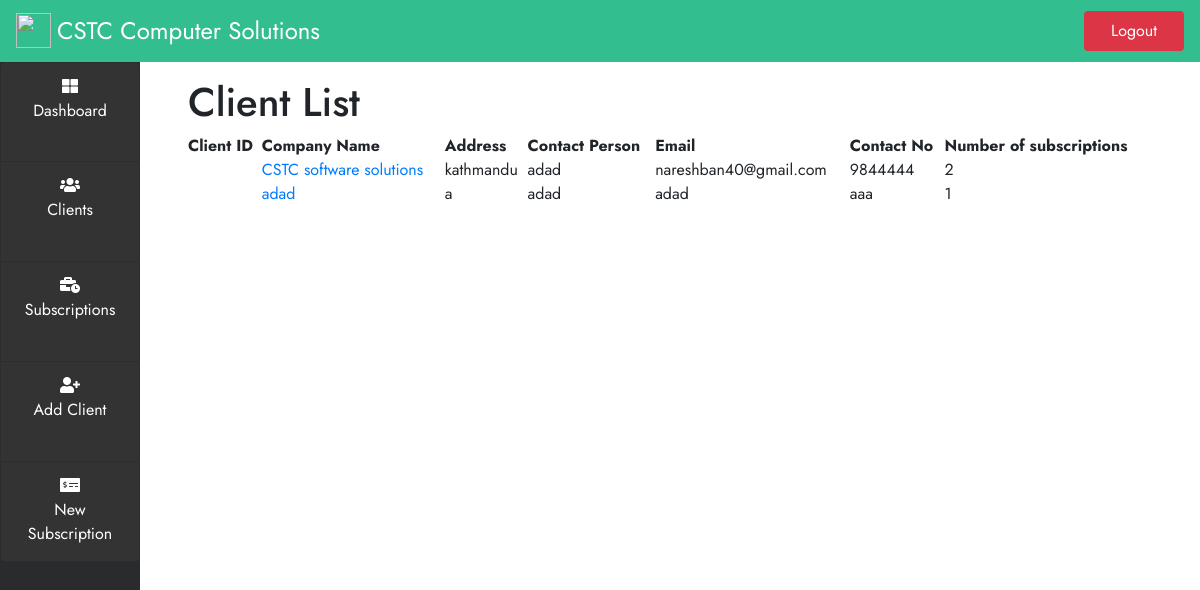
Before: /customers (signed in) with the older database file.
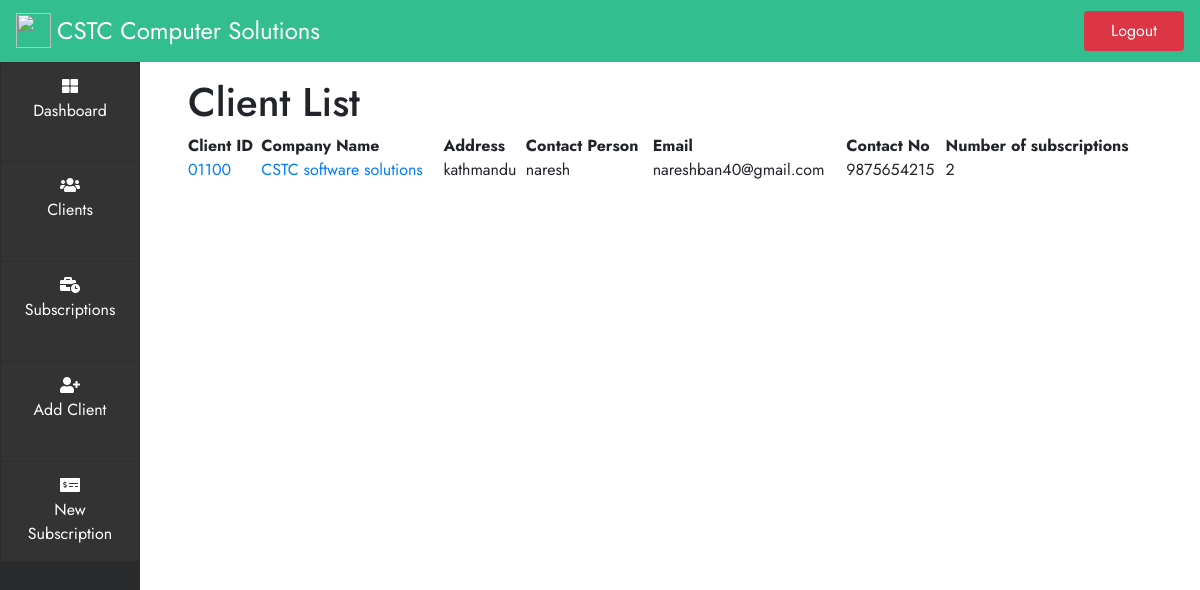
After: the same page with the newer database file.
### customer/models.py (models this page shows, shortened)
class Customer(models.Model):
    ClientID = models.CharField(max_length=10,default="")
    Name = models.CharField(max_length=250)
    Address1 = models.CharField(max_length=150)
    Address2 = models.CharField(max_length=150, blank=True)
    City= models.CharField(max_length=100)
    District = models.CharField(max_length=20)
    Zone = models.CharField(max_length=100)
    PhoneNo= models.CharField(max_length=15)
    Email = models.CharField(max_length=100)
    Website = models.CharField(max_length=100, blank=True)
    Contact_Person= models.CharField(max_length=100)
    Contact_Person_MobileNo= models.CharField(max_length=15)
    Contact_Person_Email= models.CharField(max_length=100)

### customer/views.py (the view)
# urls.py: path('customers', views.customers_list, name='customers'),
@login_required(login_url='index')
def customers_list(request):
    obj = Customer.objects.all()
    context ={
        'customers':obj,
    }
    return render(request,'customers.html',context)

### customer/Templates/customers.html (shortened to what this page needs)
{% extends "base.html" %}
{% block content %}
<div class="col-lg px-5 py-3 tablecontent">
    <h1>Client List</h1>
    <table id="datatable" class="display" style="width:100%">
        <thead>
            <tr>
                <th>Client ID</th>
                <th>Company Name</th>
                <th>Address</th>
                <th>Contact Person</th>
                <th>Email</th>
                <th>Contact No</th>
                <th>Number of subscriptions</th>
            </tr>
        </thead>
        <tbody>
        {% for customer in customers %}
            <tr>
                <td><a href="{%url 'customerdetail' customer.id %}">{{ customer.ClientID }}</a></td>
                <td><a href="{%url 'customerdetail' customer.id %}">{{ customer.Name  }}</a></td>
                <td>{{ customer.City }}</td>
                <td>{{ customer.Contact_Person }}</td>
                <td>{{ customer.Email }}</td>
                <td>{{ customer.Contact_Person_MobileNo }}</td>
                <td>{{ customer.custom.count }}</td>
            </tr>
        {% endfor %}
        </tbody>
</table>
</div>
{% endblock content %}

Changed rows visible on the page:
removed Customer: Name "CSTC software solutions", City "kathmandu", Contact_Person "adad", Email "nareshban40@gmail.com", Contact_Person_MobileNo "9844444", custom.count "2"
removed Customer: Name "adad", City "a", Contact_Person "adad", Email "adad", Contact_Person_MobileNo "aaa", custom.count "1"
added Customer: ClientID "01100", Name "CSTC software solutions", City "kathmandu", Contact_Person "naresh", Email "nareshban40@gmail.com", Contact_Person_MobileNo "9875654215", custom.count "2"
